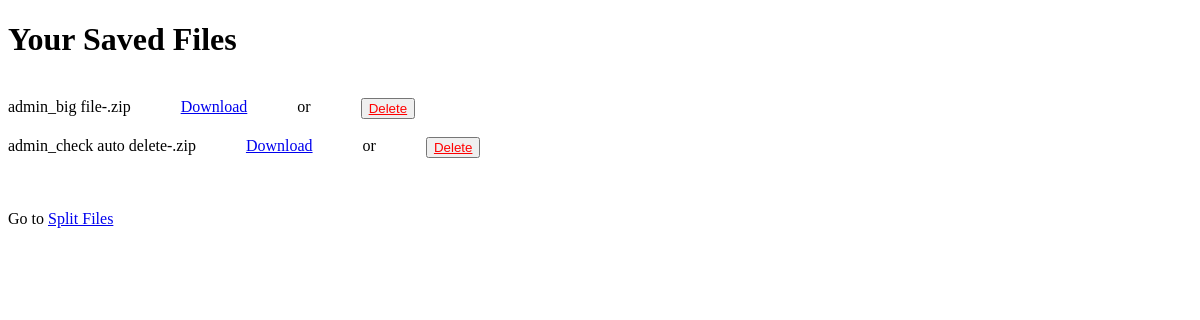
The page /saved_chunks (signed in) on the database as committed earlier.
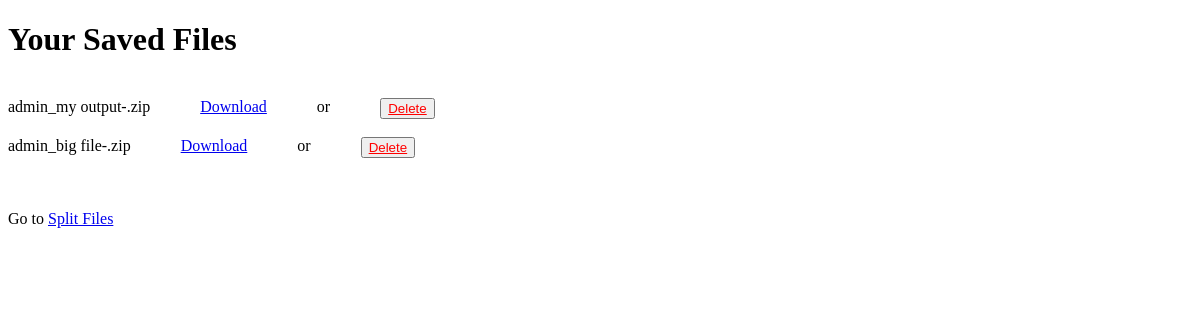
The same page on the database as committed later.
### core/models.py (models this page shows, shortened)
class CsvChunk(models.Model):
    user = models.ForeignKey(User, on_delete=models.CASCADE)
    file_id = models.UUIDField(default=uuid.uuid4, primary_key=True)
    upload_time = models.DateTimeField(default=timezone.now,blank=True,)
    file = models.FileField(upload_to='files')
    class Meta:
        ordering = ("-user", "upload_time")

### core/views.py (the view)
# urls.py: path('saved_chunks', views.saved_chunks, name='saved_chunks'),
@login_required(login_url='/signin')
def saved_chunks(request):
    user = request.user
    files = CsvChunk.objects.filter(user=user)
    return render(request, 'saved.html',{'files':files})

### templates/saved.html (shortened to what this page needs)
{% load static %}
<!DOCTYPE html>
<html lang="en">
<head>
</head>
<body>
    <h1>Your Saved Files</h1>
    <br>
    {% for file in files %}
    <div style="display: flex; gap:50px;"> <span>{{file.file}}</span> <a href="{{file.file.url}}" download="">Download</a>  or <button style="color:red;" class="del-btn"> <a style="color: red;" href="/file_delete?id={{file.file_id}}" > Delete </a></button>
    </div>
    <br>
    {% empty %}
    <div>
        <p>You do not have any saved files </p>
    </div>
    {% endfor %}
    <br>
<p>  Go to  <a href="/">Split Files</a>
</p>
</body>
</html>

Rows that differ between the two databases and show on the page:
removed CsvChunk: file "admin_check auto delete-.zip"
added CsvChunk: file "admin_my output-.zip"
